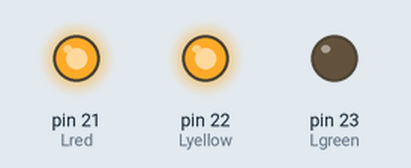
The sketch below on a simulated Arduino Mega 2560, built with avr-gcc and run on an emulated ATmega2560. Parts: output pins drawn as LEDs (lit = HIGH).

Above: at 5.0 s.
At 12.5 s:
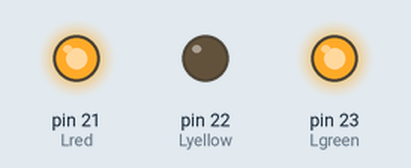
At 22.5 s:
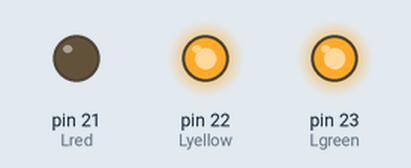
Timing chart, 0 to 39.0 s (numbered marks = the images above):
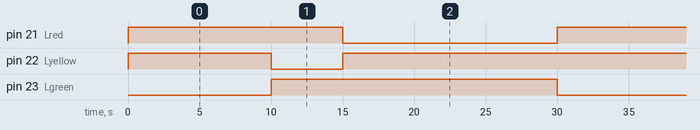

The sketch:

trafic_light.ino
```cpp
 int Lred =  21;
 int Lyellow =  22;
 int Lgreen =  23;

long start = 0;

long interval = 30000;

int red = HIGH;
int yellow = HIGH;
int green = HIGH;

void setup() {
pinMode(Lred, OUTPUT);
pinMode(Lyellow, OUTPUT);
pinMode(Lgreen, OUTPUT);
}

void loop()
{
  unsigned long times = millis();
  unsigned long passTime = times - start;
      if(passTime > interval) {
        start = times;
        }
      if (passTime < 10000){
        red = HIGH;
        yellow = HIGH;
        green = LOW;
        }
      if (passTime > 10000 && passTime < 15000 ){
        red = HIGH;
        yellow = LOW;
       green = HIGH ;
        }
      if (passTime > 15000  ){
        red = LOW;
        yellow = HIGH;
        green = HIGH ;
        }
        digitalWrite(Lred,red);
        digitalWrite(Lyellow,yellow);
        digitalWrite(Lgreen,green);

}
```

Measured:
- by itself, pin 21 (Lred): alternates HIGH for 15.0 s and LOW for 15.0 s
- by itself, pin 22 (Lyellow): repeats every 30.0 s: LOW 5.0 s, HIGH 25.0 s
- by itself, pin 23 (Lgreen): alternates HIGH for 20.0 s and LOW for 10.0 s
